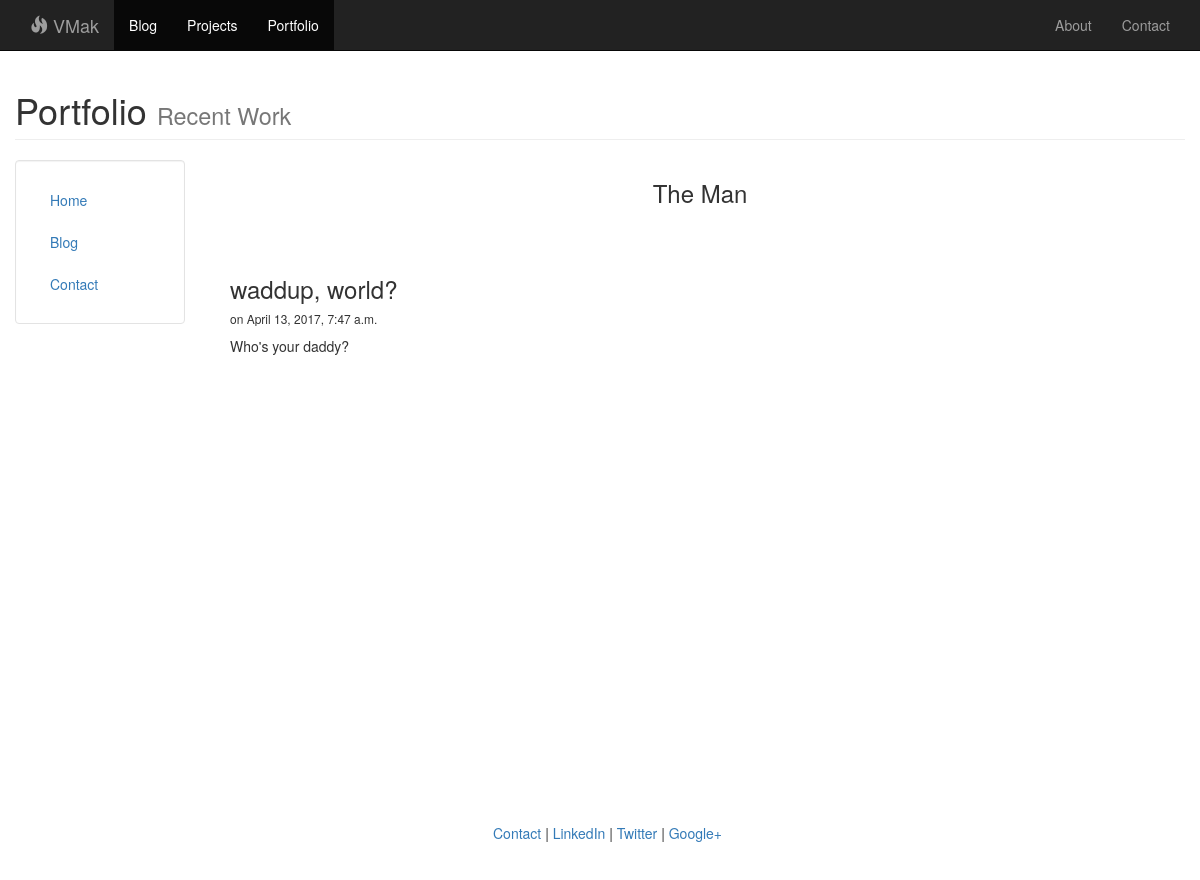
The page /blog/1 on the database its author committed.
### blog/models.py (models this page shows, shortened)
class Post(models.Model):
	title= models.CharField(max_length=140)
	body= models.TextField()
	date= models.DateTimeField()

### blog/templates/blog/post.html (shortened to what this page needs)
{% extends "personal/header.html" %}
{% block content %}
	<h3>{{post.title}}</h3>
	<h6>on {{post.date}}</h6>
	{{post.body|safe|linebreaks}}
{% load disqus_tags %}
{% endblock %}

### personal/static/css/custom.css (style rules this page uses)
body { padding-top: 50px; }

### rows shown on the page
Post: title "waddup, world?", date "April 13, 2017, 7:47 a.m.", body "Who's your daddy?"
